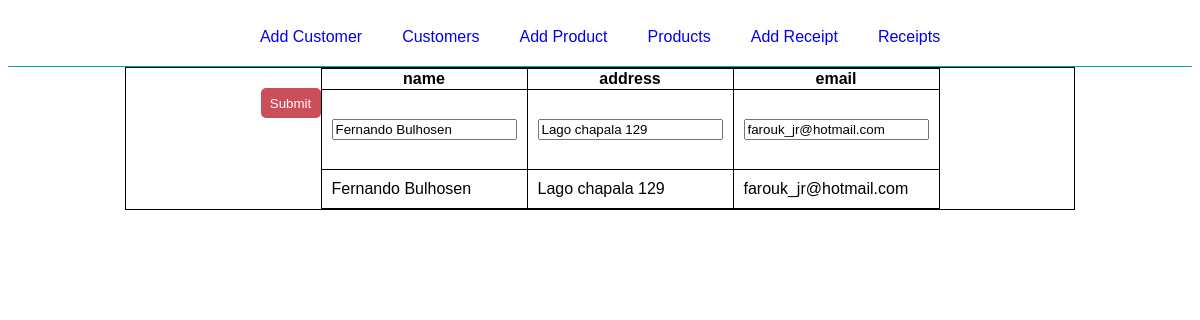
The page /receipt/update/1 on the database its author committed.
### flaskr/models/customer/__init__.py (models this page shows, shortened)
class Customer(db.Model, MyModel):
    id = Column(Integer, primary_key=True)
    name = Column(String(100), unique=True, nullable=False)
    address = Column(String(150), unique=True, nullable=False)
    email = Column(String(50), unique=True, nullable=False)
    receipts = db.relationship(
        'Receipt',
        backref='author',
        lazy=True,
        cascade="all, delete-orphan"
    )

### flaskr/views/receipt.py (the view)
@bp.route('/update/<int:receipt_id>', methods=('GET', 'POST'))
def update(receipt_id):
    receipt = Receipt.get(receipt_id)
    if request.method == 'POST':
        error = receipt.request.update()
        if error:
            flash(error)
    return render_template(
        'receipt/update.html',
        customer=receipt.author,
        receipt=receipt,
        heads=receipt_customer_heads
    )

### flaskr/models/receipt/__init__.py (called while the page is built)
    def get(id):
        return Receipt.query.get(id)

### flaskr/templates/receipt/update.html (shortened to what this page needs)
{% extends 'base.html' %}
{% block content %}
<div class="main-container">
    <div class="receipt">
            <div class="client-info">
            {% include 'receipt/customer-info.html' %}
            </div>
    </div>
</div>
{% endblock %}

### flaskr/templates/receipt/customer-info.html
<table class="table-client-receipt">
    <tr>
    {% for head in heads %}
        <th>
           {{ head }}
        </th>
    {% endfor %}
    </tr>
    <tr>
    <form method="post">
        {% for head in heads %}
        {% if customer != None %}
        <td class="client-info-block">
            <input type="text" name="{{ head }}" id="{{ head }}" value="{{ customer[head] }}">
        </td>
        {% else %}
        <td class="client-info-block">
            <input type="text" name="{{ head }}" id="{{ head }}">
        </td>
        {% endif %}
        {% endfor %}
        <input type="submit" class="submit-btn">
    </form>
    </tr>
    <tr>
        {% if receipt != None %}
        {% for head in heads %}
        <td>
            <p>{{ receipt.author[head] }}</p>
        </td>
        {% endfor %}
        {% endif %}
    </tr>
</table>

### flaskr/static/style.css (style rules this page uses)
* { font-family: Verdana, Geneva, Tahoma, sans-serif; }
.submit-btn { height: 30px; width: 60px; background-color: rgb(202, 79, 89); border: 0px; border-radius: 5px; color: white; margin-top: 20px; }
td { border: 1px solid black; border-collapse: collapse; padding: 10px; }
.main-container { display: flex; justify-content: center; }
.receipt { width: 80%; border: 1px solid black; display: flex; justify-content: center; flex-direction: column; }
.client-info, .product-display { display: flex; justify-content: center; }
.client-info-block { height: 5em; }
.table-client-receipt { border-collapse: collapse; }
.products-receipt, td, th , tr { border: 1px solid black; border-collapse: collapse; }

### rows shown on the page
Customer: name "Fernando Bulhosen" "Lago chapala 129" "farouk_jr@hotmail.com", name "Fernando Bulhosen" "Lago chapala 129" "farouk_jr@hotmail.com"

### other values the page prints
{{ head }} "name" "address" "email"
